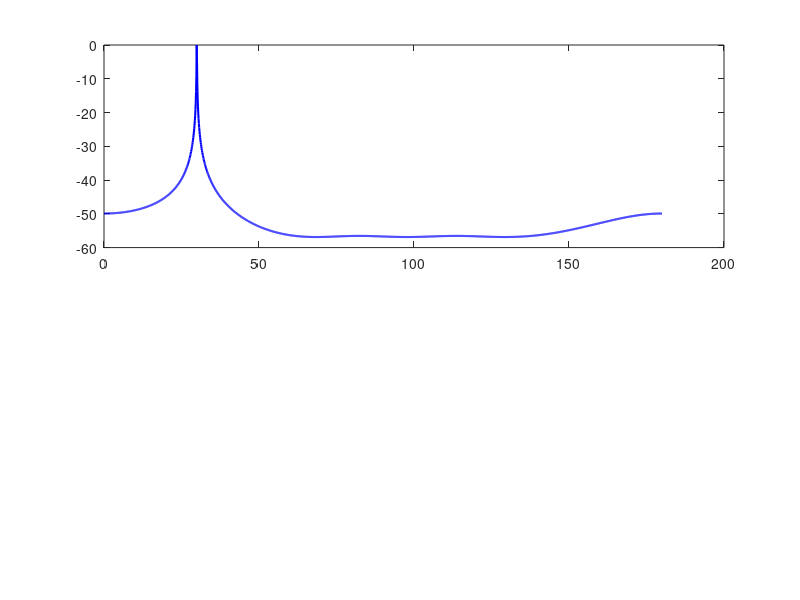

Write the MATLAB code that produced this figure. (Note: this script raises an error after producing the figure.)
% MUSIC Algorithm: Split Array (ULA for Elevation, UCA for Azimuth)
% Method: Signal-Space Forward-Backward (FB) Averaging
clear; clc; close all;

%% 1. System Parameters
c = 3e8;                % Speed of light
f = 2.4e9;              % Operating Frequency
lambda = c/f;           % Wavelength
d = lambda/2;           % ULA Element spacing
R = lambda/2;           % UCA Radius
N_ula = 4;              % ULA elements (Z-axis)
N_uca = 4;              % UCA elements (XY-plane)
SNR = 20;               % SNR in dB
K = 500;                % Number of snapshots

% True Source Direction
theta_true = 30;        % Elevation (deg)
phi_true = 45;          % Azimuth (deg)

% Signal & Noise Generation
s = exp(1i*2*pi*f*(0:K-1)/f); % Reference signal
noise_std = 10^(-SNR/20) / sqrt(2);

%% 2. Elevation Estimation (ULA)
theta_range = 0:0.1:180;
n_ula = (0:N_ula-1)';
A_ula_true = exp(1i*2*pi*d/lambda * n_ula * cosd(theta_true));
X_ula = A_ula_true * s + noise_std * (randn(N_ula,K) + 1i*randn(N_ula,K));

% --- SIGNAL-SPACE FB AUGMENTATION (ULA) ---
J_ula = fliplr(eye(N_ula));
Z_ula = [X_ula, J_ula * conj(X_ula)]; % Augmented matrix

% SVD for Noise Subspace
[U_ula, ~, ~] = svd(Z_ula, 'econ');
En_ula = U_ula(:, 2:end); 

% MUSIC Spectrum for Elevation
P_ele = zeros(size(theta_range));
for i = 1:length(theta_range)
    a = exp(1i*2*pi*d/lambda * n_ula * cosd(theta_range(i)));
    P_ele(i) = 1 / (a' * (En_ula * En_ula') * a);
end

[~, idx_ele] = max(abs(P_ele));
theta_est = theta_range(idx_ele);

%% 3. Azimuth Estimation (UCA)
phi_range = 0:0.1:360;
angle_n = 2*pi*(0:N_uca-1)/N_uca; 
A_uca_true = exp(1i*2*pi*R/lambda * sind(theta_true) * cos(deg2rad(phi_true) - angle_n'));
X_uca = A_uca_true * s + noise_std * (randn(N_uca,K) + 1i*randn(N_uca,K));

% --- SIGNAL-SPACE FB AUGMENTATION (UCA) ---
J_uca = fliplr(eye(N_uca));
Z_uca = [X_uca, J_uca * conj(X_uca)];

% SVD for Noise Subspace
[U_uca, ~, ~] = svd(Z_uca, 'econ');
En_uca = U_uca(:, 2:end);

% MUSIC Spectrum for Azimuth (using theta_est from Step 1)
P_azi = zeros(size(phi_range));
for i = 1:length(phi_range)
    a = exp(1i*2*pi*R/lambda * sind(theta_est) * cos(deg2rad(phi_range(i)) - angle_n'));
    P_azi(i) = 1 / (a' * (En_uca * En_uca') * a);
end

[~, idx_azi] = max(abs(P_azi));
phi_est = phi_range(idx_azi);

%% 4. Visualization & Output
fprintf('--- DOA Estimation Results ---\n');
fprintf('True Elevation: %.2f°, Estimated: %.2f°\n', theta_true, theta_est);
fprintf('True Azimuth:   %.2f°, Estimated: %.2f°\n', phi_true, phi_est);

figure('Color', 'w');
subplot(2,1,1);
plot(theta_range, 10*log10(abs(P_ele)/max(abs(P_ele))), 'b', 'LineWidth', 1.5);
hold on; xline(theta_true, 'r--', 'True'); hold off;
title(['ULA Elevation Spectrum (Est: ', num2str(theta_est), '^{\circ})']);
grid on; ylabel('dB'); xlabel('\theta (deg)');

subplot(2,1,2);
plot(phi_range, 10*log10(abs(P_azi)/max(abs(P_azi))), 'Color', [0 0.5 0], 'LineWidth', 1.5);
hold on; xline(phi_true, 'r--', 'True'); hold off;
title(['UCA Azimuth Spectrum (Est: ', num2str(phi_est), '^{\circ})']);
grid on; ylabel('dB'); xlabel('\phi (deg)');
